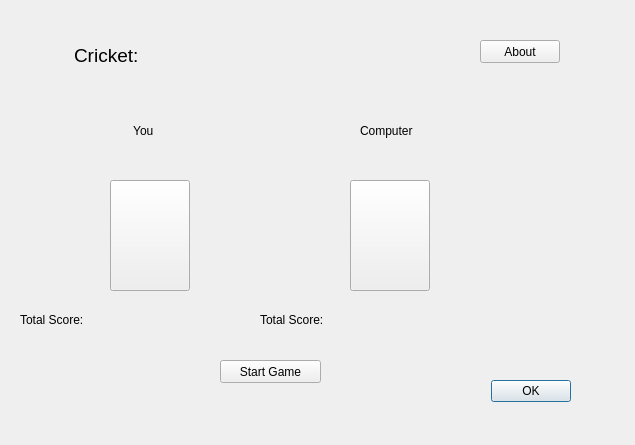
<?xml version="1.0" encoding="UTF-8"?>
<ui version="4.0">
 <class>bookcricket</class>
 <widget class="QDialog" name="bookcricket">
  <property name="geometry">
   <rect>
    <x>0</x>
    <y>0</y>
    <width>635</width>
    <height>445</height>
   </rect>
  </property>
  <property name="windowTitle">
   <string>Dialog</string>
  </property>
  <widget class="QPushButton" name="b_about">
   <property name="geometry">
    <rect>
     <x>480</x>
     <y>40</y>
     <width>80</width>
     <height>23</height>
    </rect>
   </property>
   <property name="text">
    <string>About</string>
   </property>
  </widget>
  <widget class="QLabel" name="computerTotalScore">
   <property name="geometry">
    <rect>
     <x>380</x>
     <y>310</y>
     <width>81</width>
     <height>21</height>
    </rect>
   </property>
   <property name="text">
    <string/>
   </property>
  </widget>
  <widget class="QLabel" name="label_3">
   <property name="geometry">
    <rect>
     <x>20</x>
     <y>310</y>
     <width>81</width>
     <height>20</height>
    </rect>
   </property>
   <property name="text">
    <string>Total Score:</string>
   </property>
  </widget>
  <widget class="QTextBrowser" name="t_result">
   <property name="geometry">
    <rect>
     <x>70</x>
     <y>40</y>
     <width>341</width>
     <height>51</height>
    </rect>
   </property>
   <property name="font">
    <font>
     <pointsize>-1</pointsize>
     <weight>50</weight>
     <italic>false</italic>
     <bold>false</bold>
    </font>
   </property>
   <property name="autoFillBackground">
    <bool>false</bool>
   </property>
   <property name="styleSheet">
    <string notr="true">background-color: rgba(0,0,0,0%);
border: 0px;
font: 36px;</string>
   </property>
   <property name="html">
    <string>&lt;!DOCTYPE HTML PUBLIC &quot;-//W3C//DTD HTML 4.0//EN&quot; &quot;http://www.w3.org/TR/REC-html40/strict.dtd&quot;&gt;
&lt;html&gt;&lt;head&gt;&lt;meta name=&quot;qrichtext&quot; content=&quot;1&quot; /&gt;&lt;style type=&quot;text/css&quot;&gt;
p, li { white-space: pre-wrap; }
&lt;/style&gt;&lt;/head&gt;&lt;body style=&quot; font-family:'Sans Serif'; font-size:36px; font-weight:400; font-style:normal;&quot;&gt;
&lt;p style=&quot; margin-top:0px; margin-bottom:0px; margin-left:0px; margin-right:0px; -qt-block-indent:0; text-indent:0px;&quot;&gt;&lt;span style=&quot; font-size:14pt;&quot;&gt;Cricket:&lt;/span&gt;&lt;/p&gt;&lt;/body&gt;&lt;/html&gt;</string>
   </property>
  </widget>
  <widget class="QLabel" name="label_4">
   <property name="geometry">
    <rect>
     <x>260</x>
     <y>310</y>
     <width>91</width>
     <height>20</height>
    </rect>
   </property>
   <property name="text">
    <string>Total Score:</string>
   </property>
  </widget>
  <widget class="QDialogButtonBox" name="b_ok">
   <property name="geometry">
    <rect>
     <x>220</x>
     <y>380</y>
     <width>351</width>
     <height>23</height>
    </rect>
   </property>
   <property name="standardButtons">
    <set>QDialogButtonBox::Ok</set>
   </property>
  </widget>
  <widget class="QLabel" name="label_2">
   <property name="geometry">
    <rect>
     <x>360</x>
     <y>120</y>
     <width>71</width>
     <height>21</height>
    </rect>
   </property>
   <property name="text">
    <string>Computer</string>
   </property>
  </widget>
  <widget class="QLabel" name="playerTotalScore">
   <property name="geometry">
    <rect>
     <x>140</x>
     <y>310</y>
     <width>81</width>
     <height>21</height>
    </rect>
   </property>
   <property name="text">
    <string/>
   </property>
  </widget>
  <widget class="QPushButton" name="playerButton">
   <property name="geometry">
    <rect>
     <x>110</x>
     <y>180</y>
     <width>80</width>
     <height>111</height>
    </rect>
   </property>
   <property name="text">
    <string/>
   </property>
  </widget>
  <widget class="QLabel" name="label">
   <property name="geometry">
    <rect>
     <x>120</x>
     <y>120</y>
     <width>71</width>
     <height>21</height>
    </rect>
   </property>
   <property name="text">
    <string>    You</string>
   </property>
  </widget>
  <widget class="QPushButton" name="start">
   <property name="geometry">
    <rect>
     <x>220</x>
     <y>360</y>
     <width>101</width>
     <height>23</height>
    </rect>
   </property>
   <property name="text">
    <string>Start Game</string>
   </property>
  </widget>
  <widget class="QPushButton" name="computerButton">
   <property name="geometry">
    <rect>
     <x>350</x>
     <y>180</y>
     <width>80</width>
     <height>111</height>
    </rect>
   </property>
   <property name="text">
    <string/>
   </property>
  </widget>
 </widget>
 <resources/>
 <connections/>
</ui>
